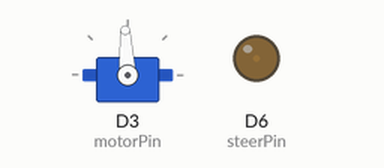
Simulated run of this sketch. Board: ESP8266 (NodeMCU). Parts: servo, output pins drawn as LEDs (lit = HIGH).

Above: at 2.05 s.
Timing chart, 0 to 5.0 s (numbered marks = the images above):
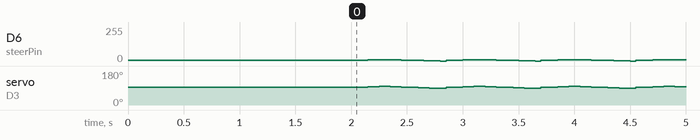

The sketch:

stm32g413kb_pwm.ino
```cpp
#include <Servo.h>
int motorPin = D3;
int steerPin = D6;
int servoNeutral = 5;
int step;

Servo servo;


void setup() {
pinMode(steerPin,OUTPUT);
analogWriteFrequency(50);
analogWrite(steerPin, servoNeutral);

servo.attach(motorPin);
servo.writeMicroseconds(1500); // send "stop" signal to ESC. Also necessary to arm the ESC.
delay(2000); // delay to allow the ESC to recognize the stopped signal.
}

void loop() {
  // put your main code here, to run repeatedly:
  for (step = 0; step <= 5; step += 1) {
    servo.writeMicroseconds(1500+step*10);
    analogWrite(steerPin, servoNeutral+step);
    delay(50);
  }
for (step = 5; step >= -5; step -= 1) {
    servo.writeMicroseconds(1500+step*10);
    analogWrite(steerPin, servoNeutral+step);
    delay(50);
  }
}
```

Measured:
- by itself, servo on D3 (motorPin): repeats every 0.85 s: 95° 0.05 s, 96° 0.05 s, 97° 0.05 s, 98° 0.10 s, 97° 0.05 s, 96° 0.05 s, 95° 0.05 s, 94° 0.05 s, 93° 0.05 s, 92° 0.05 s, 91° 0.05 s, 90° 0.05 s, 89° 0.05 s, 88° 0.05 s, 93° 0.05 s, 94° 0.05 s
- by itself, D6 (steerPin): repeats every 0.85 s: 7/255 0.05 s, 8/255 0.05 s, 9/255 0.05 s, 10/255 0.10 s, 9/255 0.05 s, 8/255 0.05 s, 7/255 0.05 s, 6/255 0.05 s, 5/255 0.05 s, 4/255 0.05 s, 3/255 0.05 s, 2/255 0.05 s, 1/255 0.05 s, 0/255 0.05 s, 5/255 0.05 s, 6/255 0.05 s
